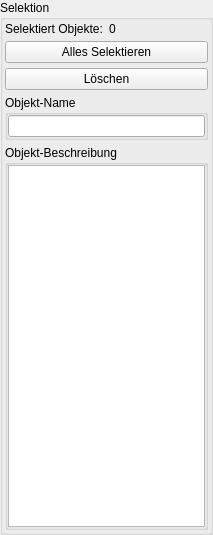
<ui version="4.0" >
 <author></author>
 <comment></comment>
 <exportmacro></exportmacro>
 <class>WidgetToolSelect</class>
 <widget class="QWidget" name="WidgetToolSelect" >
  <property name="geometry" >
   <rect>
    <x>0</x>
    <y>0</y>
    <width>213</width>
    <height>535</height>
   </rect>
  </property>
  <property name="windowTitle" >
   <string>Form</string>
  </property>
  <layout class="QGridLayout" >
   <property name="margin" >
    <number>0</number>
   </property>
   <property name="spacing" >
    <number>5</number>
   </property>
   <item row="0" column="0" >
    <widget class="QGroupBox" name="groupBox" >
     <property name="title" >
      <string>Selektion</string>
     </property>
     <property name="flat" >
      <bool>true</bool>
     </property>
     <layout class="QGridLayout" >
      <property name="margin" >
       <number>2</number>
      </property>
      <property name="spacing" >
       <number>5</number>
      </property>
      <item row="1" column="0" colspan="2" >
       <widget class="QPushButton" name="button_SelectAll" >
        <property name="toolTip" >
         <string>Selektiert alle Objekte (STRG+A)</string>
        </property>
        <property name="statusTip" >
         <string>Selektiert alle Objekte (STRG+A)</string>
        </property>
        <property name="whatsThis" >
         <string>Selektiert alle Objekte (STRG+A)</string>
        </property>
        <property name="text" >
         <string>Alles Selektieren</string>
        </property>
        <property name="shortcut" >
         <string>Ctrl+A</string>
        </property>
       </widget>
      </item>
      <item row="2" column="0" colspan="2" >
       <widget class="QPushButton" name="button_Delete" >
        <property name="toolTip" >
         <string>Löscht alle selektierten Objekte (Entfernen)</string>
        </property>
        <property name="statusTip" >
         <string>Löscht alle selektierten Objekte (Entfernen)</string>
        </property>
        <property name="whatsThis" >
         <string>Löscht alle selektierten Objekte</string>
        </property>
        <property name="text" >
         <string>Löschen</string>
        </property>
        <property name="shortcut" >
         <string>Del</string>
        </property>
       </widget>
      </item>
      <item row="3" column="0" colspan="2" >
       <widget class="QGroupBox" name="groupBox_2" >
        <property name="sizePolicy" >
         <sizepolicy>
          <hsizetype>5</hsizetype>
          <vsizetype>0</vsizetype>
          <horstretch>0</horstretch>
          <verstretch>0</verstretch>
         </sizepolicy>
        </property>
        <property name="title" >
         <string>Objekt-Name</string>
        </property>
        <property name="flat" >
         <bool>true</bool>
        </property>
        <layout class="QGridLayout" >
         <property name="margin" >
          <number>0</number>
         </property>
         <property name="spacing" >
          <number>5</number>
         </property>
         <item row="0" column="0" >
          <widget class="QLineEdit" name="lineEdit_ObjectName" />
         </item>
        </layout>
       </widget>
      </item>
      <item row="0" column="1" >
       <widget class="QLabel" name="label_ObjectsCount" >
        <property name="text" >
         <string>0</string>
        </property>
       </widget>
      </item>
      <item row="0" column="0" >
       <widget class="QLabel" name="label" >
        <property name="text" >
         <string>Selektiert Objekte:</string>
        </property>
       </widget>
      </item>
      <item row="4" column="0" colspan="2" >
       <widget class="QGroupBox" name="groupBox_3" >
        <property name="title" >
         <string>Objekt-Beschreibung</string>
        </property>
        <property name="flat" >
         <bool>true</bool>
        </property>
        <layout class="QGridLayout" >
         <property name="margin" >
          <number>0</number>
         </property>
         <property name="spacing" >
          <number>5</number>
         </property>
         <item row="0" column="0" >
          <widget class="QTextEdit" name="textEdit_ObjectDesc" />
         </item>
        </layout>
       </widget>
      </item>
     </layout>
    </widget>
   </item>
  </layout>
 </widget>
 <pixmapfunction></pixmapfunction>
 <resources/>
 <connections/>
</ui>
